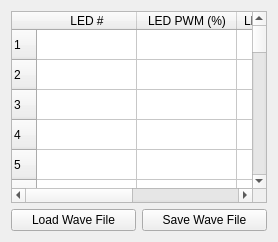
                        <widget class="QWidget" name="sync_confocal_flyback_sequence_tab">
                         <property name="toolTip">
                          <string>Run LED through sequence of intensities when the laser is outside the image FOV (flyback)</string>
                         </property>
                         <attribute name="title">
                          <string>Sequence</string>
                         </attribute>
                         <layout class="QGridLayout" name="gridLayout_93">
                          <item row="0" column="0" colspan="2">
                           <widget class="QTableWidget" name="sync_confocal_flyback_sequence_table">
                            <property name="toolTip">
                             <string>LED intensity sequence file</string>
                            </property>
                            <property name="rowCount">
                             <number>100</number>
                            </property>
                            <property name="columnCount">
                             <number>4</number>
                            </property>
                            <row/>
                            <row/>
                            <row/>
                            <row/>
                            <row/>
                            <row/>
                            <row/>
                            <row/>
                            <row/>
                            <row/>
                            <row/>
                            <row/>
                            <row/>
                            <row/>
                            <row/>
                            <row/>
                            <row/>
                            <row/>
                            <row/>
                            <row/>
                            <row/>
                            <row/>
                            <row/>
                            <row/>
                            <row/>
                            <row/>
                            <row/>
                            <row/>
                            <row/>
                            <row/>
                            <row/>
                            <row/>
                            <row/>
                            <row/>
                            <row/>
                            <row/>
                            <row/>
                            <row/>
                            <row/>
                            <row/>
                            <row/>
                            <row/>
                            <row/>
                            <row/>
                            <row/>
                            <row/>
                            <row/>
                            <row/>
                            <row/>
                            <row/>
                            <row/>
                            <row/>
                            <row/>
                            <row/>
                            <row/>
                            <row/>
                            <row/>
                            <row/>
                            <row/>
                            <row/>
                            <row/>
                            <row/>
                            <row/>
                            <row/>
                            <row/>
                            <row/>
                            <row/>
                            <row/>
                            <row/>
                            <row/>
                            <row/>
                            <row/>
                            <row/>
                            <row/>
                            <row/>
                            <row/>
                            <row/>
                            <row/>
                            <row/>
                            <row/>
                            <row/>
                            <row/>
                            <row/>
                            <row/>
                            <row/>
                            <row/>
                            <row/>
                            <row/>
                            <row/>
                            <row/>
                            <row/>
                            <row/>
                            <row/>
                            <row/>
                            <row/>
                            <row/>
                            <row/>
                            <row/>
                            <row/>
                            <row/>
                            <column>
                             <property name="text">
                              <string>LED #</string>
                             </property>
                            </column>
                            <column>
                             <property name="text">
                              <string>LED PWM (%)</string>
                             </property>
                            </column>
                            <column>
                             <property name="text">
                              <string>LED current (%)</string>
                             </property>
                            </column>
                            <column>
                             <property name="text">
                              <string>Duration (s)</string>
                             </property>
                            </column>
                           </widget>
                          </item>
                          <item row="1" column="0">
                           <widget class="QPushButton" name="sync_confocal_flyback_sequence_load_button">
                            <property name="toolTip">
                             <string>Load LED intensity sequence file (*.lsq)</string>
                            </property>
                            <property name="text">
                             <string>Load Wave File</string>
                            </property>
                           </widget>
                          </item>
                          <item row="1" column="1">
                           <widget class="QPushButton" name="sync_confocal_flyback_sequence_save_button">
                            <property name="toolTip">
                             <string>Save LED intensity sequence file (*.lsq)</string>
                            </property>
                            <property name="text">
                             <string>Save Wave File</string>
                            </property>
                           </widget>
                          </item>
                         </layout>
                        </widget>
